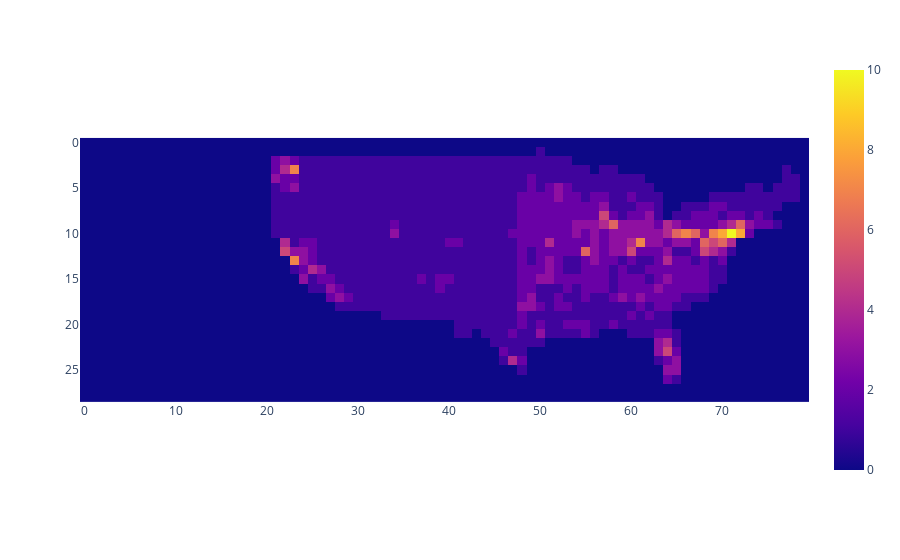

The notebook cell saved with this chart:
### Markdown cell above
### Loading Map Data

### Code cell
us_map = pd.read_excel("MAP.xlsx", sheet_name = "US_MAP").values

fig = px.imshow(us_map)
fig.show()

us_map

### Figure 1 — Plotly figure (JSON) as saved in the notebook; plotly's stock layout.template omitted (floating-point values rounded to 4 significant figures; data arrays with more than 128 entries replaced by an {"elided": "..."} marker saying what was removed)
{"data": [{"coloraxis": "coloraxis", "hovertemplate": "x: %{x}<br>y: %{y}<br>color: %{z}<extra></extra>", "name": "0", "type": "heatmap", "xaxis": "x", "yaxis": "y", "z": {"elided": "29x80 int values"}}], "layout": {"coloraxis": {"colorscale": [[0, "#0d0887"], [0.1111, "#46039f"], [0.2222, "#7201a8"], [0.3333, "#9c179e"], [0.4444, "#bd3786"], [0.5556, "#d8576b"], [0.6667, "#ed7953"], [0.7778, "#fb9f3a"], [0.8889, "#fdca26"], [1, "#f0f921"]]}, "margin": {"t": 60}, "xaxis": {"anchor": "y", "constrain": "domain", "domain": [0, 1], "scaleanchor": "y"}, "yaxis": {"anchor": "x", "autorange": "reversed", "constrain": "domain", "domain": [0, 1]}}}
